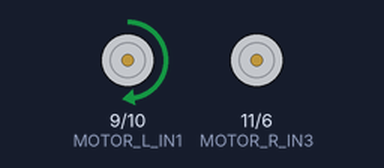
This sketch was run on a simulated Arduino Uno, built with avr-gcc and run on an emulated ATmega328P. Shown: motor-driver pin pairs drawn as motors (green arrow = first pin HIGH = forward, orange = second pin HIGH = backward, longer = more drive). At 1.9 s the program stops and its outputs stay as they are.

Above: at 0.21 s.
At 1.9 s:
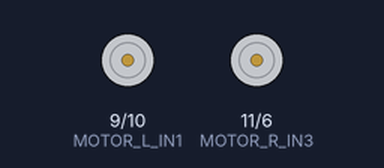
Timing chart, 0 to 3.4 s (numbered marks = the images above):
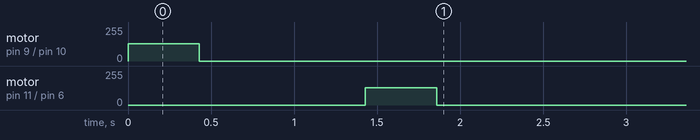

The sketch:

labirent.ino
```cpp
#define MOTOR_L_IN1 9
#define MOTOR_L_IN2 10
#define MOTOR_R_IN3 11
#define MOTOR_R_IN4 6

int speed = 128;

void setup() {
  pinMode(MOTOR_L_IN1, OUTPUT);
  pinMode(MOTOR_L_IN2, OUTPUT);
  pinMode(MOTOR_R_IN3, OUTPUT);
  pinMode(MOTOR_R_IN4, OUTPUT);
}

void ileri() {

  // SOL MOTOR İLERİ
  analogWrite(MOTOR_L_IN1, speed);
  analogWrite(MOTOR_L_IN2, LOW);

  // SAĞ MOTOR İLERİ
  analogWrite(MOTOR_R_IN3, speed);
  analogWrite(MOTOR_R_IN4, LOW);
}

void geri() {
  // SOL MOTOR GERİ
  analogWrite(MOTOR_L_IN1, LOW);
  analogWrite(MOTOR_L_IN2, speed);

  // SAĞ MOTOR GERİ
  analogWrite(MOTOR_R_IN3, LOW);
  analogWrite(MOTOR_R_IN4, speed);
}

void sol() {
  // SOL MOTOR DUR
  analogWrite(MOTOR_L_IN1, speed);
  analogWrite(MOTOR_L_IN2, LOW);

  analogWrite(MOTOR_R_IN3, LOW);
  analogWrite(MOTOR_R_IN4, LOW);
}

void sag() {
  // SAG MOTOR DUR
  analogWrite(MOTOR_L_IN1, LOW);
  analogWrite(MOTOR_L_IN2, LOW);

  analogWrite(MOTOR_R_IN3, speed);
  analogWrite(MOTOR_R_IN4, LOW);
}

void loop() {
  sol();
  delay(430);
  analogWrite(MOTOR_L_IN1, LOW);
  analogWrite(MOTOR_L_IN2, LOW);
  analogWrite(MOTOR_R_IN3, LOW);
  analogWrite(MOTOR_R_IN4, LOW);
  delay(1000);
  sag();
  delay(430);
  while (true) {
    analogWrite(MOTOR_L_IN1, LOW);
    analogWrite(MOTOR_L_IN2, LOW);
    analogWrite(MOTOR_R_IN3, LOW);
    analogWrite(MOTOR_R_IN4, LOW);
  }
}
```

Measured:
- by itself, motor on pin 9 (MOTOR_L_IN1) / pin 10 (MOTOR_L_IN2): stopped → forward 128/255 at 0.00 s, → stopped 0.43 s later
- by itself, motor on pin 11 (MOTOR_R_IN3) / pin 6 (MOTOR_R_IN4): stopped → forward 128/255 at 1.4 s, → stopped 0.43 s later
